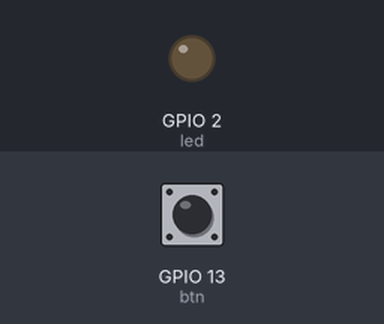
Bench run of a program on a simulated ESP32 board running MicroPython. Parts: output pins drawn as LEDs (lit = HIGH). The test bench sets the inputs (shaded band); at power-on: GPIO 13 (btn) HIGH.

Above: at 1.2 s.
1.3 s: GPIO 13 (btn) pulled LOW for 0.15 s
At 1.4 s:
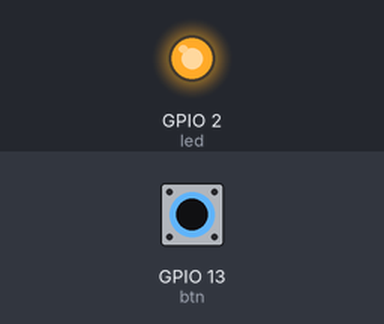
2.9 s: GPIO 13 (btn) pulled LOW for 3.2 s
At 7.0 s:
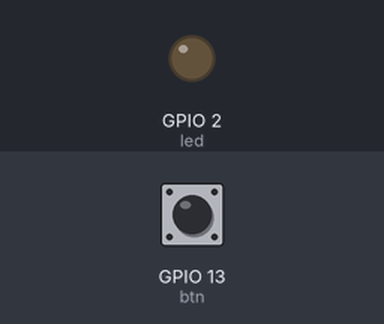
Timing chart, 0 to 8.5 s (numbered marks = the images above; inputs shaded):
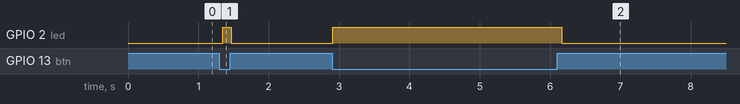

Measured:
- after the input at 1.3 s, GPIO 2 (led): LOW → HIGH after 0.05 s, → LOW 0.12 s later
- after the input at 2.9 s, GPIO 2 (led): LOW → HIGH at once, → LOW 3.3 s later

The program:

button_pull_up_debounce.py
```python
# Write your code here :-)
# Kobler en bryter mellom Pinne 12 og jord
import machine
import time

LED_PIN = 2
BTN_PIN = 13

#Instans av Led
led = machine.Pin(LED_PIN, machine.Pin.OUT)

# Instans av bryter
btn = machine.Pin(BTN_PIN, machine.Pin.IN, machine.Pin.PULL_UP)

# Kjører en løkke for å teste
while True:
    # Tester knappen x antall ganger for at det skal være en stabil verdi
    for n in range(20):
        bv = btn.value()
        time.sleep_ms(1)
    led.value(not bv)
    time.sleep(0.1)
```
